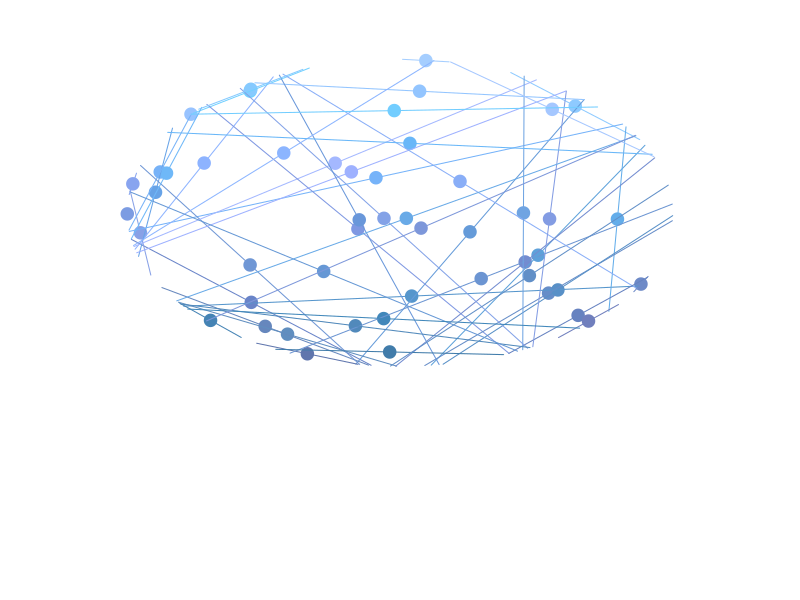

Recreate this plot in R. (Note: this script raises an error after producing the figure.)
library(ggplot2)
library(tidyverse)
library(here)

# set.seed(1)

n_lines <- 50
x_limits <- c(0, 18)
y_limits <- c(0, 24)

# (x - h)^2 + (y - k)^2 = r^2
circle_h = (x_limits[1] * .5 + x_limits[2] * .5)
circle_k = (y_limits[1] * .33 + y_limits[2] * .66)
circle_r = (x_limits[2] - x_limits[1]) * .75 * .5

lines <- data.frame(line = seq(1, n_lines),
                    point_1 = runif(n_lines, 0, 2*pi),
                    point_2 = runif(n_lines, 0, 2*pi))
lines <- lines %>%
  mutate(point_1_x = circle_h + circle_r * cos(point_1),
         point_1_y = circle_k + circle_r * sin(point_1),
         point_2_x = circle_h + circle_r * cos(point_2),
         point_2_y = circle_k + circle_r * sin(point_2)) %>%
  mutate(midpoint_x = (point_1_x + point_2_x) / 2,
         midpoint_y = (point_1_y + point_2_y) / 2) %>%
  mutate(mu = (midpoint_y - (circle_k - circle_r)) / (2 * circle_r),
         var = .005) %>%
  mutate(mu = ifelse(mu < .01, .01, ifelse(mu > .99, .99, mu)), # keeps a, b > 0
         alpha = ((1 - mu) / var - 1 / mu) * mu ^ 2,
         beta = alpha * (1 / mu - 1)) %>%
  mutate(h = runif(n(), 240, 260),
         c = rbeta(n(), shape1 = alpha, shape2 = beta) * 33 + 50,
         l = rbeta(n(), shape1 = alpha, shape2 = beta) * 33 + 50,
         line_color = hcl(h, c, l),
         point_color = hcl(h - 40))

GeomSimplePoint <- ggproto("GeomSimplePoint", Geom,
                           required_aes = c("x", "y"),
                           default_aes = aes(shape = 19, colour = "black"),
                           draw_key = draw_key_point,
                           
                           draw_panel = function(data, panel_params, coord) {
                             coords <- coord$transform(data, panel_params)
                             
                             str(coords)
                             
                             grid::gTree(children = grid::gList(grid::pointsGrob(
                               (coords$x + coords$xend)/2, (coords$y + coords$yend)/2,
                               pch = coords$shape,
                               gp = grid::gpar(col = coords$colour)
                             ),
                             grid::segmentsGrob(
                               coords$x, coords$y, coords$xend, coords$yend,
                               gp = grid::gpar(col = coords$colour)
                             )))
                           }
)


geom_simple_point <- function(mapping = NULL, data = NULL, stat = "identity",
                              position = "identity", na.rm = FALSE, show.legend = NA, 
                              inherit.aes = TRUE, ...) {
  layer(
    geom = GeomSimplePoint, mapping = mapping,  data = data, stat = stat, 
    position = position, show.legend = show.legend, inherit.aes = inherit.aes,
    params = list(na.rm = na.rm, ...)
  )
}

ggplot(data = lines, aes(x = point_1_x,
                         y = point_1_y,
                         xend = point_2_x,
                         yend = point_2_y,
                         xmid = midpoint_x,
                         ymid = midpoint_y)) +
  geom_simple_point(color = lines$line_color) + 
  geom_blank() +
  xlim(c(0, 18)) +
  ylim(c(0, 24)) +
  theme_void()

pg <- ggplot_build(p)
pg$data
